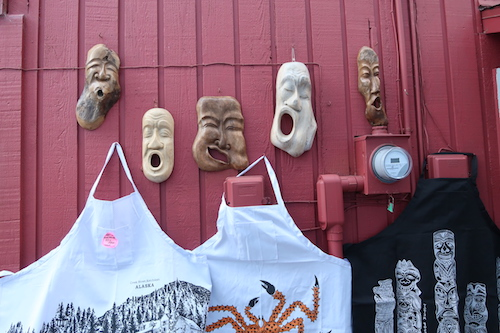
#> input picture 0_orientation/IMG_2292.JPG, 500 x 333 px
$ python simple_thresholding.py --image ../0_orientation/IMG_2292.JPG
#> lines starting #> are read from the running program, lines starting #| are printed output that depends on the picture; after the words box and inside, x2 and y2 are one past the last pixel; in counts of white or black regions, pixels touching at a corner belong together
import argparse
import cv2

ap = argparse.ArgumentParser()
ap.add_argument('-i', '--image', required=True, help='Path to input image')
args = ap.parse_args()

image = cv2.imread(args.image)
#> image is the input picture: shape (333, 500, 3); mean B, G, R 125.5, 107.5, 142.4
cv2.imshow("Orig", image)

gray = cv2.cvtColor(image, cv2.COLOR_BGR2GRAY)
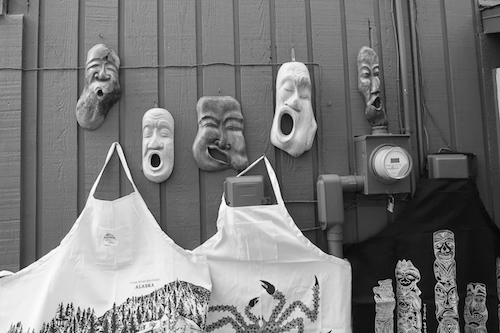
#> gray: shape (333, 500); min 0, max 255, mean 120
blurred = cv2.GaussianBlur(gray, (3, 3), 0)
cv2.imshow("Gray", blurred)
cv2.waitKey(0)

# [11 lines of commented-out code are left out]
(T, thresh) = cv2.threshold(blurred, 95, 255, cv2.THRESH_BINARY)
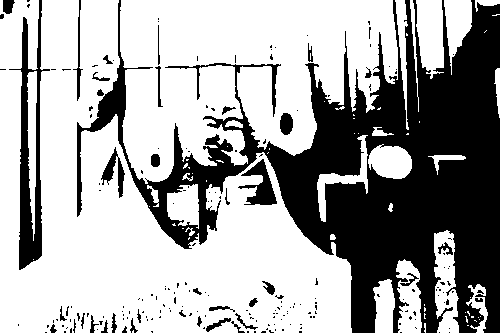
#> thresh: shape (333, 500); 64.9% white; 210 black regions (171 under 20 px), largest, box (x1, y1, x2, y2) and area: (77, 0, 500, 333) 50872, (9, 0, 50, 270) 3382, (238, 159, 277, 205) 785
cv2.imshow("Threshold Binary", thresh)
cv2.waitKey(0)
